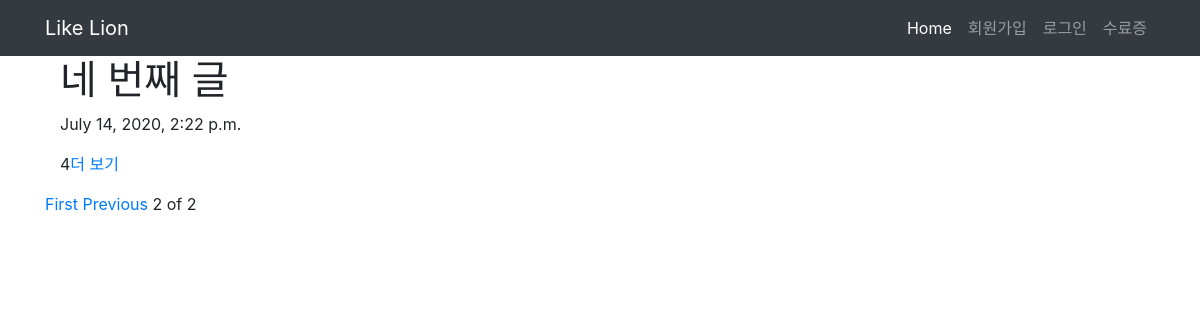
The app's page /blog/?page=2, older data.
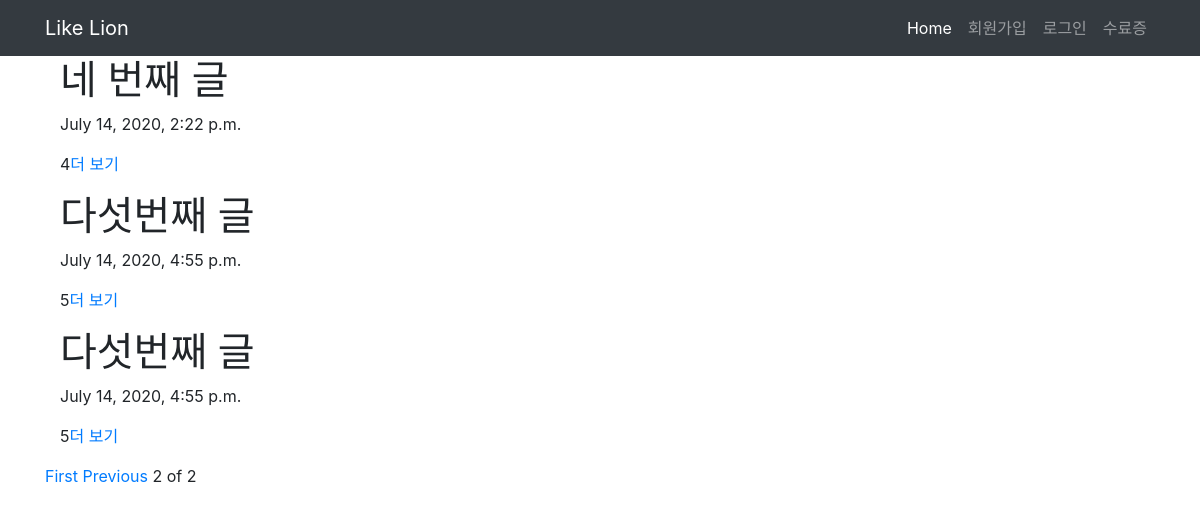
The same page, newer data.
### blog/models.py (models this page shows, shortened)
class Blog(models.Model):
    title = models.CharField(max_length=200)
    pub_date = models.DateTimeField('date published')
    body = models.TextField()
    def summary(self):
        return self.body[:100]

### blog/views.py (the view)
# urls.py: path('', views.home, name='home'),
def home(request):
    blogs = Blog.objects
    blog_list = Blog.objects.all()
    paginator = Paginator(blog_list, 3)
    page = request.GET.get('page')
    posts = paginator.get_page(page)
    return render(request, 'blog/home.html', {'blogs': blogs, 'posts': posts})

### blog/templates/blog/home.html (shortened to what this page needs)
{% extends 'base.html'%}
{% block content %}
    {% for blog in posts %}
    <div class="container">
      <h1>{{ blog.title }}</h1>
      <p>{{ blog.pub_date }}</p>
      <p>
        {{ blog.summary }}<a href="{% url 'blog:detail' blog.id %}">더 보기</a>
      </p>
    </div>
    {% endfor %}
    {%if posts.has_previous%}
    <a href="?page=1">First</a>
    <a href="?page={{posts.previous_page_number}}">Previous</a>
    {%endif%}
    <span>{{posts.number}}</span>
    <span>of</span>
    <span>{{posts.paginator.num_pages}}</span>
{% endblock %}

### secondproject/templates/base.html (shortened to what this page needs)
<!DOCTYPE html>
<html lang="en">
    <head>
        <link
            rel="stylesheet"
            href="https://stackpath.bootstrapcdn.com/bootstrap/4.1.3/css/bootstrap.min.css"
>
    </head>
    <body>
        {% load static %}
        <nav class="navbar navbar-expand-lg navbar-dark bg-dark">
            <div class="container">
                <a class="navbar-brand" href="{% url 'blog:home' %}">Like Lion</a>
                <div class="collapse navbar-collapse" id="navbarNavAltMarkup">
                    <div class="navbar-nav ml-auto">
                        <a class="nav-item nav-link active" href="{% url 'blog:home' %}">Home</span></a>
                    <a class="nav-item nav-link" href="{% url 'accounts:signup' %}">회원가입</a>
                    <a class="nav-item nav-link" href="{% url 'accounts:login' %}">로그인</a>
                    <a class="nav-item nav-link" href="{% static 'unnamed.jpg' %}">수료증</a>
                </div>
            </div>
        </div>
    </nav>
    <div class="container">
        {% block content %}
        {% endblock %}
    </div>
</body>
</html>

Row changes from the older to the newer data that the page shows:
added Blog: title "다섯번째 글", pub_date "July 14, 2020, 4:55 p.m.", summary "5"
added Blog: title "다섯번째 글", pub_date "July 14, 2020, 4:55 p.m.", summary "5"
